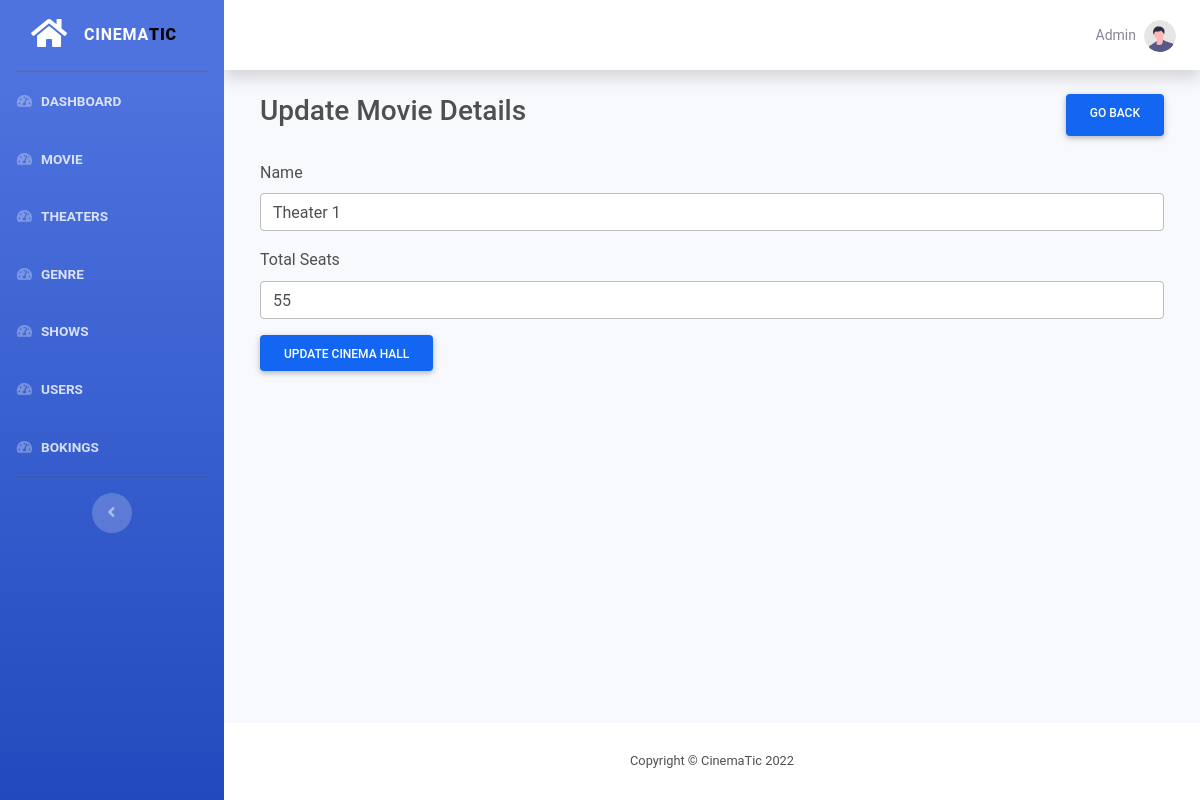
/admin/hall/edit.php?id=1 (signed in), run on an earlier commit of the app's database.
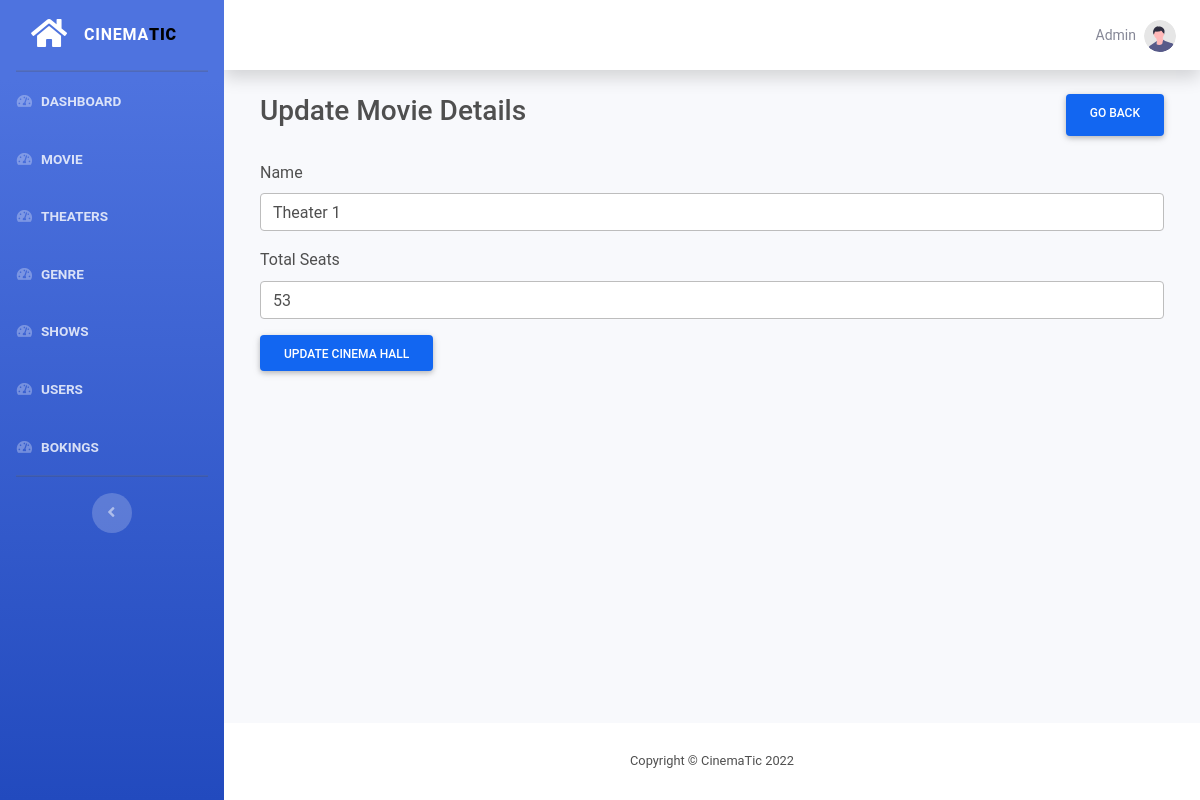
And on a later commit of the database.
### tables this page shows
CREATE TABLE `hall` (
  `id` int(11) NOT NULL,
  `name` varchar(30) NOT NULL,
  `total_seats` int(11) NOT NULL
);

### functions/db.php (called while the page is built, shortened)
<?php
function pdo()
{
    $dbhost = "localhost";
    $dbname = "mtbs";
    $dbuser = "root";
    $dbpass = "";
    $options = [
        PDO::ATTR_DEFAULT_FETCH_MODE => PDO::FETCH_ASSOC
    ];
    $dsn = "mysql:host=" . $dbhost . ";dbname=" . $dbname;
    try {
        $pdo = new PDO($dsn, $dbuser, $dbpass, $options);
    } catch (PDOException $e) {
        die("Cannot Connect to Database: " . $e->getMessage());
    }
    return $pdo;
}
function request($key)
{
    return $_REQUEST[$key] ?? null;
}
function where($table, $col, $opr, $val, $all = true)
{
    $pdo = pdo();
    $stmt = $pdo->prepare("SELECT * FROM $table WHERE $col $opr ?");
    $stmt->execute([$val]);
    return $stmt->fetch();
}

### admin/hall/edit.php (the view, shortened to what this page needs)
<?php
$id = request('id');
$result = where('hall', 'id', '=', $id, false);
include  __DIR__ . "/../components/header.php";
include  __DIR__ . "/../components/sidebar.php";
?>
<div class="container-fluid">
    <div class="d-flex m-4 justify-content-between mb-4">
        <h3>Update Movie Details</h3>
        <a href="./index.php" class="btn btn-primary px-4">Go back</a>
    </div>
    <form class="m-4" method="POST" action="update.php?id=<?php echo $id; ?>">
        <div class="form-group">
            <label for="movieName">Name</label>
            <input name="name" type="text" class="form-control" id="movieName" value="<?php echo $result['name']; ?>" placeholder="QFX Jalma">
        </div>
        <div class="form-group">
            <label for="total_seats">Total Seats</label>
            <input name="total_seats" type="number" value="<?php echo $result['total_seats'] ?>" class="form-control" id="total_seats">
        </div>
        <button type="submit" class="btn btn-primary">Update Cinema Hall</button>
    </form>
</div>
</div>
<?php require_once "../components/footer.php"; ?>

What changed in the data, as far as the page shows it:
changed hall "Theater 1": total_seats "55" → "53"
